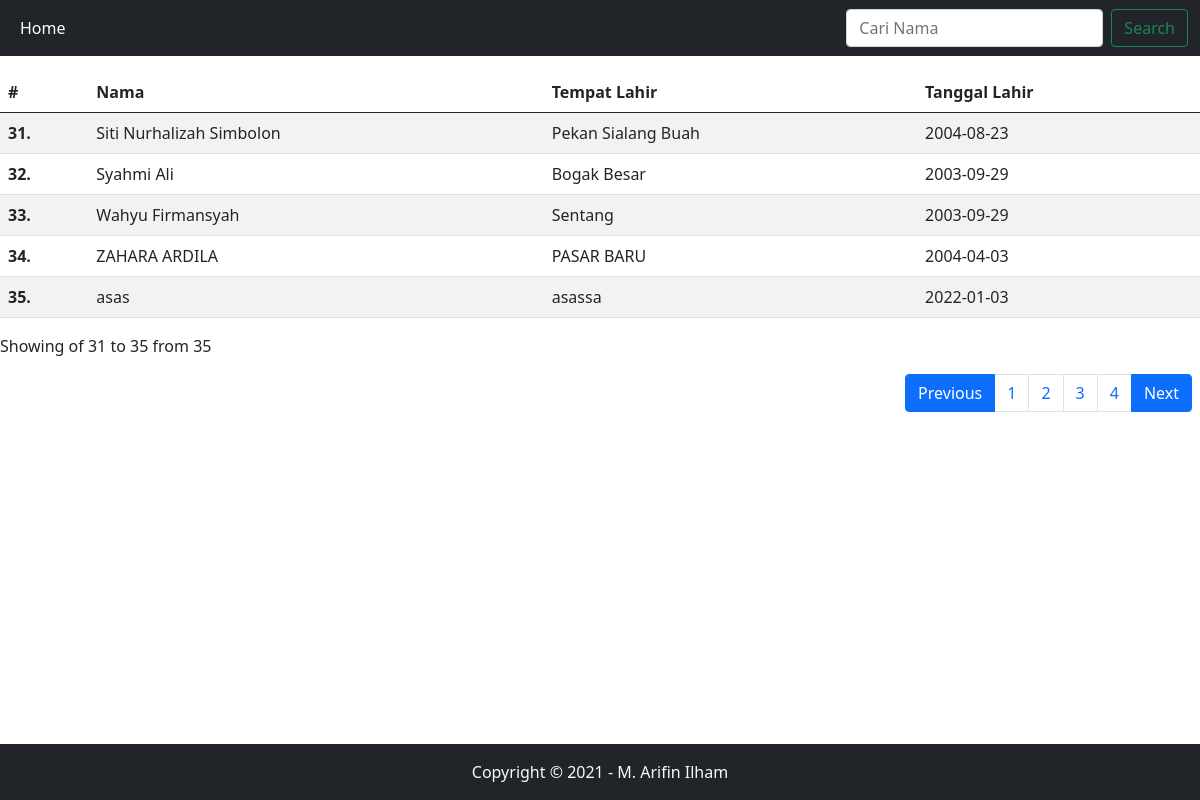
The app's page /?halaman=4 with its own data.
### tables this page shows
CREATE TABLE `db_siswa` (
  `id` int(11) NOT NULL,
  `nama` text NOT NULL,
  `tempat_lahir` text NOT NULL,
  `tanggal_lahir` date NOT NULL
);

### index.php (the view, shortened to what this page needs)
<!doctype html>
<html lang="en">
  <head>
    <link href="https://cdn.jsdelivr.net/npm/bootstrap@5.0.2/dist/css/bootstrap.min.css" rel="stylesheet">
  </head>
  <body>
      <nav class="navbar navbar-expand-lg navbar-dark bg-dark fixed-top">
  <div class="container-fluid">
    <div class="collapse navbar-collapse" id="navbarSupportedContent">
      <ul class="navbar-nav me-auto mb-2 mb-lg-0">
        <li class="nav-item">
          <a class="nav-link active" aria-current="page" href="/">Home</a>
        </li>
      </ul>
      <form class="d-flex" action="" method="GET">
        <input class="form-control me-2" type="text" placeholder="Cari Nama" name="q" aria-label="Search">
        <button class="btn btn-outline-success" type="submit">Search</button>
      </form>
    </div>
  </div>
</nav>
<table class="table table-resposive table-striped mt-5">
<thead>
    <tr>
        <th scope="col">#</th>
        <th scope="col">Nama</th>
        <th scope="col">Tempat Lahir</th>
        <th scope="col">Tanggal Lahir</th>
    </tr>
</thead>
<tbody>
    <?php
    include "admin/config.php";
    $batas = 10;
    $q = mysqli_real_escape_string($dbc, htmlspecialchars(htmlentities(stripcslashes($_REQUEST["q"]))));
	$halaman = isset($_GET['halaman'])?(int)$_GET['halaman'] : 1;
	$halaman_awal = ($halaman>1) ? ($halaman * $batas) - $batas : 0;
	$previous = $halaman - 1;
	$next = $halaman + 1;
	$data = mysqli_query($dbc,"select * FROM `db_siswa`");
	$jumlah_data = mysqli_num_rows($data);
	$total_halaman = ceil($jumlah_data / $batas);
    if (!empty($q)) {
        $data_siswa = mysqli_query($dbc, "select * from `db_siswa` where nama like '%$q%'");
    } else {
    $data_siswa = mysqli_query($dbc, "select * FROM `db_siswa` limit $halaman_awal, $batas");
    }
	$nomor = $halaman_awal+1;
  $no1 = $nomor;
  $nomor1 = $no1-1+1;
    while ($row = mysqli_fetch_row($data_siswa)) {
        ?>
    <tr>
      <?=$no1 = $nomor; ?>
        <th scope="row"><?=$nomor++; ?>.</th>
        <td><?=$row[1]; ?></td>
        <td><?=$row[2]; ?></td>
        <td><?=$row[3]; ?></td>
    </tr>
    <?php
    }
    ?>
</tbody>
</table>
<nav>
<ul class="pagination justify-content-start">
    <li class="page-item active">Showing of <?=$nomor1." to ".$no1." from ".$jumlah_data;?></li>
  </ul>
			<ul class="pagination justify-content-end m-2">
				<li class="page-item active">
					<a class="page-link" <?php if($halaman > 1){ echo "href='?halaman=$previous'"; } ?>>Previous</a>
				</li>
				<?php
				for($x=1;$x<=$total_halaman;$x++){
					?>
					<li class="page-item"><a class="page-link" href="?halaman=<?php echo $x ?>"><?php echo $x; ?></a></li>
					<?php
				}
				?>
				<li class="page-item active">
					<a class="page-link" <?php if($halaman < $total_halaman) { echo "href='?halaman=$next'"; } ?>>Next</a>
				</li>
			</ul>
		</nav>
        <div class="m-5 p-2"></div>
  <footer class="bg-dark text-light text-center p-3 fixed-bottom">Copyright &copy; 2021 - M. Arifin Ilham</footer>
  </body>
</html>

### records on screen
db_siswa: nama "Siti Nurhalizah Simbolon", tempat_lahir "Pekan Sialang Buah", tanggal_lahir "2004-08-23"
db_siswa: nama "Syahmi Ali", tempat_lahir "Bogak Besar", tanggal_lahir "2003-09-29"
db_siswa: nama "Wahyu Firmansyah", tempat_lahir "Sentang", tanggal_lahir "2003-09-29"
db_siswa: nama "ZAHARA ARDILA", tempat_lahir "PASAR BARU", tanggal_lahir "2004-04-03"
db_siswa: nama "asas", tempat_lahir "asassa", tanggal_lahir "2022-01-03"

### other values on screen
$nomor1 "31"
$no1 "35"
$jumlah_data "35"
